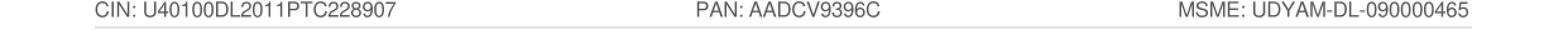
#> input picture volksAi/assets/footer_band.png, 2482 x 47 px (shown at 1/2 size)
$ python -i pdf_text_extractor.py   (imports and definitions only)
#> lines starting #> are read from the running program, lines starting #| are printed output that depends on the picture
import os
import re
import logging
from pathlib import Path
from PIL import Image, ImageEnhance, ImageFilter
from app.ocr.ocr_engine import OcrEngine
from typing import List, Dict, Any, Optional
from app.models.models import TextBlock

logger = logging.getLogger("backend.app.services.pdf_text_extractor")
MAX_OCR_PAGES_PER_DOC = int(os.getenv("MAX_OCR_PAGES_PER_DOC", "25"))

def preprocess_image_for_ocr(img_path: Path) -> Path:
    """
    Performs lightweight image preprocessing for improved OCR accuracy:
    - Grayscale conversion
    - Contrast enhancement
    - Sharpening instead of blurring to keep character edges clean
    - Avoids global threshold binarization to let Tesseract do internal adaptive thresholding
    """
#> called with img_path = '../../assets/footer_band.png'
    try:
        with Image.open(img_path) as img:
            # 1. Convert to grayscale
#> img is the input picture: PIL image 2482x47 RGB; mean R, G, B 238.9, 239, 239.3
            gray = img.convert("L")

            # 2. Contrast enhancement
            enhancer = ImageEnhance.Contrast(gray)
            enhanced = enhancer.enhance(2.0)
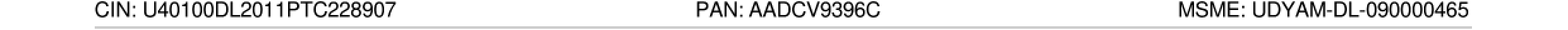
#> enhanced: PIL image 2482x47 L (shown at 1/2 size); min 0, max 255, mean 229.2

            # 3. Sharpening filter to make text borders crisp
            sharpened = enhanced.filter(ImageFilter.SHARPEN)

            # Save preprocessed image (as grayscale, letting Tesseract handle binarization)
            processed_path = img_path.parent / f"preprocessed_{img_path.name}"
            sharpened.save(processed_path)
            return processed_path
    except Exception as e:
        print(f"OCR preprocessing warning: {e}. Falling back to original image.")
        return img_path

# [97 lines left out: functions is_text_scrambled_or_garbage, cluster_words_into_cells, build_text_blocks_from_words, not called in this run]

ANNEXURE_KEYWORDS_RE = re.compile(
    r"\b(?:annexure|proforma|format|undertaking|declaration|schedule\s+of\s+deviation|deviation\s+schedule|gtp|guaranteed\s+technical|bank\s+guarantee|maf|manufacturer(?:'s)?\s+authorization|local\s+content|make\s+in\s+india|bid\s+form|form\s+f-?\d+|integrity\s+pact|blacklisting|debarment)\b",
    re.IGNORECASE,
)


# [35 lines left out: function select_smart_pages, not called in this run]


_PDF_MEMORY_CACHE: Dict[str, Any] = {}
_CHECKBOX_TRIGGER_CHARS = frozenset({"\uf050", "þ", "✔", "☑", "\uf04f", "¨", "☐"})


# [327 lines left out: functions compute_pdf_cache_key, _get_cached_pdf_extraction, _store_cached_pdf_extraction, extract_pdf_text_hybrid, extract_checkbox_states, not called in this run]

>>> result = preprocess_image_for_ocr('../../assets/footer_band.png')
